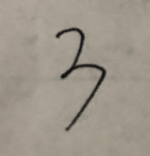
#> input picture 车牌识别/1111.png, 150 x 156 px
$ python '图处理.py'
#> lines starting #> are read from the running program, lines starting #| are printed output that depends on the picture; after the words box and inside, x2 and y2 are one past the last pixel; in counts of white or black regions, pixels touching at a corner belong together
import cv2 as cv
import numpy as np
from PIL import Image, ImageFilter
im=Image.open('1111.png')
#> im is the input picture: PIL image 150x156 RGBA; mean R, G, B, A 158, 150.3, 137.9, 255


Lim=im.convert('L')

threshold=100
table=[]
for i in range(256):
    if i<threshold:
        table.append(0)
    else:
        table.append(1)
bim=Lim.point(table,'1')
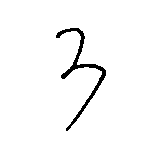
#> bim: PIL image 150x156 1; 97.3% white; 1 black region, box (x1, y1, x2, y2) and area: (56, 28, 106, 131) 642
bim.save('11111.png')
im=cv.imread('11111.png')
img=cv.resize(im,(28,28))
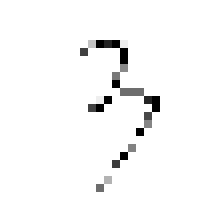
#> img: shape (28, 28, 3) (shown 8 times larger); min 0, max 255, mean 248.3
cv.imshow("1",img)
cv.waitKey(0)

$ run again, with 车牌识别/测试.jpg saved as 车牌识别/1111.png
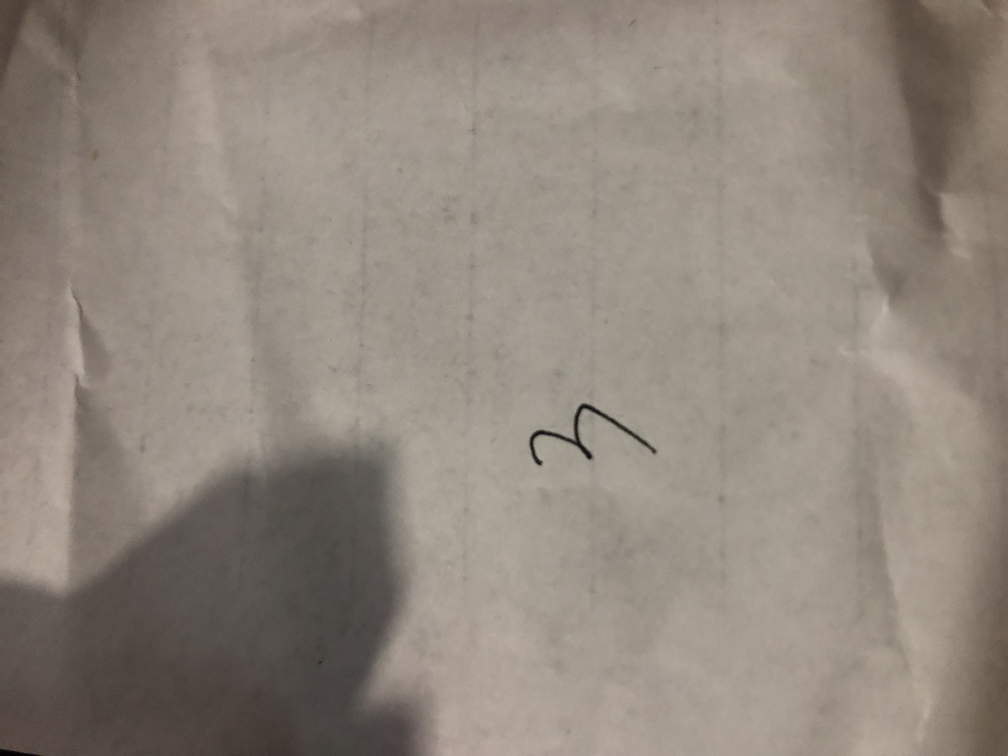
#> input picture 车牌识别/测试.jpg, 4032 x 3024 px (shown at 1/4 size)
#> im is the input picture: PIL image 4032x3024 RGB; mean R, G, B 144.5, 134.9, 124.9
#> `bim=Lim.point(table,'1')`:
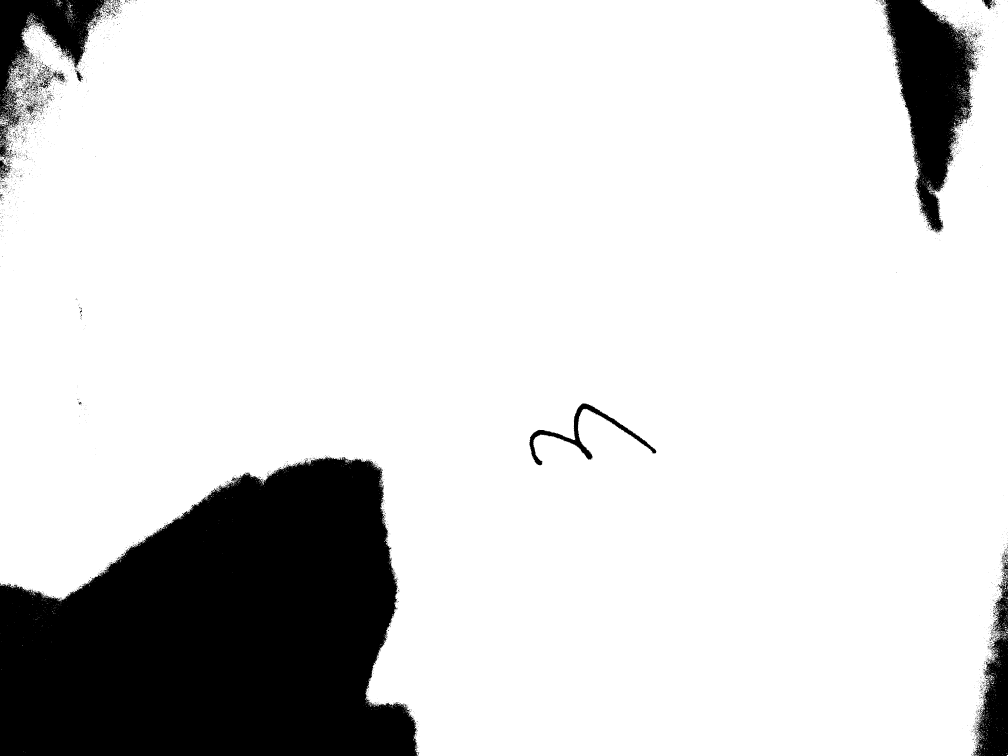
#> bim: PIL image 4032x3024 1 (shown at 1/4 size); 85% white; 4339 black regions (4136 under 20 px), largest, box (x1, y1, x2, y2) and area: (0, 1828, 1672, 3024) 1478662, (3535, 0, 3911, 930) 170945, (0, 0, 430, 636) 83858
#> `img=cv.resize(im,(28,28))`:
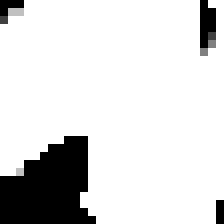
#> img: shape (28, 28, 3) (shown 8 times larger); min 0, max 255, mean 217.8
